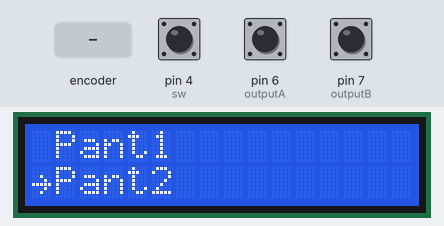
A sketch run on a simulated Arduino Uno, built with avr-gcc and run on an emulated ATmega328P. Parts: 16×2 character LCD. The inputs (shaded band) are chosen by the test bench; at power-on: pin 4 (sw) HIGH, pin 6 (outputA) HIGH, pin 7 (outputB) HIGH.

Above: at 1.3 s.
1.4 s: rotary encoder on pin 6 (outputA) / pin 7 (outputB) turned 3 steps (first pin leading)
At 1.57 s:
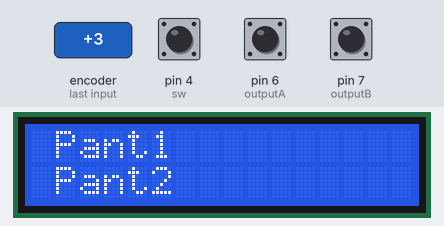
3.5 s: pin 4 (sw) pulled LOW for 0.15 s
At 4.7 s:
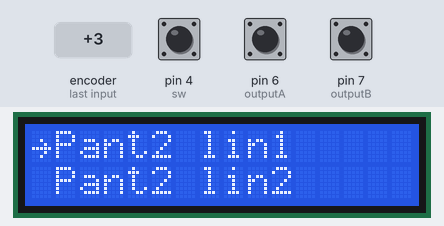
5.1 s: rotary encoder on pin 6 (outputA) / pin 7 (outputB) turned 3 steps (first pin leading)
At 5.29 s:
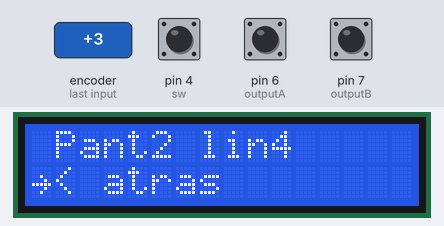
Timing chart, 0 to 8.1 s (numbered marks = the images above; inputs shaded):
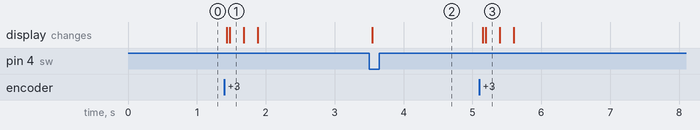

The sketch:

Ejemplo_multiples_pantallas.ino
```cpp
/**************************************************************************************************************************
 * LaBuhardilladelLoco 2021
 *
 * Este es un scketch de prueba para ver la funcionalidad de la librería.
 *
 *
 *  ¡Atención si vuestro scketch consume demasiada memoria, la placa Arduino UNO podria estar limitada para proyectos mas grandes!
 *
 * Recordad modificar el archivo: C:\Users\usuario\Documents\Arduino\libraries\LiquidMenu-master\src\LiquidMenu_config.h
 * en caso de que useis mas lineas mas pantallas o mas menus en vuestro proyecto.
 *
 *************************************************************************************************************************/


#include <LiquidCrystal_I2C.h>
#include <LiquidMenu.h>

LiquidCrystal_I2C lcd(0x3f, 16, 2);


//ENCODER
#define outputA 6
#define outputB 7
#define sw 4

int aState;
int aLastState;

int incremento=0;


//lineas pantalla 0
LiquidLine linea1_pant0(1, 0, "Pant1");
LiquidLine linea2_pant0(1, 1, "Pant2");
LiquidLine linea3_pant0(1, 0, "Pant3");
LiquidLine linea4_pant0(1, 1, "Pant4");
LiquidLine linea5_pant0(1, 0, "Pant5");

//lineas pantalla 1
LiquidLine linea1_pant1(1, 0, "Pant1 lin1");
LiquidLine linea2_pant1(1, 1, "Pant1 lin2");
LiquidLine linea3_pant1(1, 0, "Pant1 lin3");
LiquidLine linea4_pant1(1, 1, "Pant1 lin4");
LiquidLine linea5_pant1(1, 0, "< atras");

//lineas pantalla 2
LiquidLine linea1_pant2(1, 1, "Pant2 lin1");
LiquidLine linea2_pant2(1, 0, "Pant2 lin2");
LiquidLine linea3_pant2(1, 1, "Pant2 lin3");
LiquidLine linea4_pant2(1, 0, "Pant2 lin4");
LiquidLine linea5_pant2(1, 1, "< atras");

//lineas pantalla 3
LiquidLine linea1_pant3(1, 0, "Pant3 lin1");
LiquidLine linea2_pant3(1, 1, "Pant3 lin2");
LiquidLine linea3_pant3(1, 0, "Pant3 lin3");
LiquidLine linea4_pant3(1, 1, "Pant3 lin4");
LiquidLine linea5_pant3(1, 0, "< atras");

//lineas pantalla 4
LiquidLine linea1_pant4(1, 0, "Pant4 lin1");
LiquidLine linea2_pant4(1, 1, "Pant4 lin2");
LiquidLine linea3_pant4(1, 0, "Pant4 lin3");
LiquidLine linea4_pant4(1, 1, "Pant4 lin4");
LiquidLine linea5_pant4(1, 0, "< atras");

//lineas pantalla 5
LiquidLine linea1_pant5(1, 0, "Pant5 lin1");
LiquidLine linea2_pant5(1, 1, "Pant5 lin2");
LiquidLine linea3_pant5(1, 0, "Pant5 lin3");
LiquidLine linea4_pant5(1, 1, "Pant5 lin4");
LiquidLine linea5_pant5(1, 0, "< atras");


//declaracion de pantallas
LiquidScreen pantalla0;
LiquidScreen pantalla1;
LiquidScreen pantalla2;
LiquidScreen pantalla3;
LiquidScreen pantalla4;
LiquidScreen pantalla5;

LiquidMenu menu(lcd);


void setup() {

  pinMode(sw,INPUT_PULLUP);
  lcd.init();
  //lcd.begin();
  lcd.backlight();

//añadir lineas a pantalla 0
  pantalla0.add_line(linea1_pant0);
  pantalla0.add_line(linea2_pant0);
  pantalla0.add_line(linea3_pant0);
  pantalla0.add_line(linea4_pant0);
  pantalla0.add_line(linea5_pant0);

//añadir lineas a pantalla 1
  pantalla1.add_line(linea1_pant1);
  pantalla1.add_line(linea2_pant1);
  pantalla1.add_line(linea3_pant1);
  pantalla1.add_line(linea4_pant1);
  pantalla1.add_line(linea5_pant1);

//añadir lineas a pantalla 2
  pantalla2.add_line(linea1_pant2);
  pantalla2.add_line(linea2_pant2);
  pantalla2.add_line(linea3_pant2);
  pantalla2.add_line(linea4_pant2);
  pantalla2.add_line(linea5_pant2);

//añadir lineas a pantalla 3
  pantalla3.add_line(linea1_pant3);
  pantalla3.add_line(linea2_pant3);
  pantalla3.add_line(linea3_pant3);
  pantalla3.add_line(linea4_pant3);
  pantalla3.add_line(linea5_pant3);

//añadir lineas a pantalla 4
  pantalla4.add_line(linea1_pant4);
  pantalla4.add_line(linea2_pant4);
  pantalla4.add_line(linea3_pant4);
  pantalla4.add_line(linea4_pant4);
  pantalla4.add_line(linea5_pant4);

//añadir lineas a pantalla 5
  pantalla5.add_line(linea1_pant5);
  pantalla5.add_line(linea2_pant5);
  pantalla5.add_line(linea3_pant5);
  pantalla5.add_line(linea4_pant5);
  pantalla5.add_line(linea5_pant5);


  //definir posicion del selector lineas de patalla 0
  linea1_pant0.set_focusPosition(Position::LEFT);
  linea2_pant0.set_focusPosition(Position::LEFT);
  linea3_pant0.set_focusPosition(Position::LEFT);
  linea4_pant0.set_focusPosition(Position::LEFT);
  linea5_pant0.set_focusPosition(Position::LEFT);

  //definir posicion del selector lineas de patalla 1
  linea1_pant1.set_focusPosition(Position::LEFT);
  linea2_pant1.set_focusPosition(Position::LEFT);
  linea3_pant1.set_focusPosition(Position::LEFT);
  linea4_pant1.set_focusPosition(Position::LEFT);
  linea5_pant1.set_focusPosition(Position::LEFT);

  //definir posicion del selector lineas de patalla 2
  linea1_pant2.set_focusPosition(Position::LEFT);
  linea2_pant2.set_focusPosition(Position::LEFT);
  linea3_pant2.set_focusPosition(Position::LEFT);
  linea4_pant2.set_focusPosition(Position::LEFT);
  linea5_pant2.set_focusPosition(Position::LEFT);

  //definir posicion del selector lineas de patalla 3
  linea1_pant3.set_focusPosition(Position::LEFT);
  linea2_pant3.set_focusPosition(Position::LEFT);
  linea3_pant3.set_focusPosition(Position::LEFT);
  linea4_pant3.set_focusPosition(Position::LEFT);
  linea5_pant3.set_focusPosition(Position::LEFT);

  //definir posicion del selector lineas de patalla 4
  linea1_pant4.set_focusPosition(Position::LEFT);
  linea2_pant4.set_focusPosition(Position::LEFT);
  linea3_pant4.set_focusPosition(Position::LEFT);
  linea4_pant4.set_focusPosition(Position::LEFT);
  linea5_pant4.set_focusPosition(Position::LEFT);

  //definir posicion del selector lineas de patalla 5
  linea1_pant5.set_focusPosition(Position::LEFT);
  linea2_pant5.set_focusPosition(Position::LEFT);
  linea3_pant5.set_focusPosition(Position::LEFT);
  linea4_pant5.set_focusPosition(Position::LEFT);
  linea5_pant5.set_focusPosition(Position::LEFT);


  linea1_pant0.attach_function(1, fn_ir_a_pantalla1);
  linea2_pant0.attach_function(1, fn_ir_a_pantalla2);
  linea3_pant0.attach_function(1, fn_ir_a_pantalla3);
  linea4_pant0.attach_function(1, fn_ir_a_pantalla4);
  linea5_pant0.attach_function(1, fn_ir_a_pantalla5);

  linea1_pant1.attach_function(1, fn_vacio);
  linea2_pant1.attach_function(1, fn_vacio);
  linea3_pant1.attach_function(1, fn_vacio);
  linea4_pant1.attach_function(1, fn_vacio);
  linea5_pant1.attach_function(1, fn_atras);

  linea1_pant2.attach_function(1, fn_vacio);
  linea2_pant2.attach_function(1, fn_vacio);
  linea3_pant2.attach_function(1, fn_vacio);
  linea4_pant2.attach_function(1, fn_vacio);
  linea5_pant2.attach_function(1, fn_atras);

  linea1_pant3.attach_function(1, fn_vacio);
  linea2_pant3.attach_function(1, fn_vacio);
  linea3_pant3.attach_function(1, fn_vacio);
  linea4_pant3.attach_function(1, fn_vacio);
  linea5_pant3.attach_function(1, fn_atras);

  linea1_pant4.attach_function(1, fn_vacio);
  linea2_pant4.attach_function(1, fn_vacio);
  linea3_pant4.attach_function(1, fn_vacio);
  linea4_pant4.attach_function(1, fn_vacio);
  linea5_pant4.attach_function(1, fn_atras);

  linea1_pant5.attach_function(1, fn_vacio);
  linea2_pant5.attach_function(1, fn_vacio);
  linea3_pant5.attach_function(1, fn_vacio);
  linea4_pant5.attach_function(1, fn_vacio);
  linea5_pant5.attach_function(1, fn_atras);


  menu.add_screen(pantalla0);
  menu.add_screen(pantalla1);
  menu.add_screen(pantalla2);
  menu.add_screen(pantalla3);
  menu.add_screen(pantalla4);
  menu.add_screen(pantalla5);

  pantalla0.set_displayLineCount(2);
  pantalla1.set_displayLineCount(2);
  pantalla2.set_displayLineCount(2);
  pantalla3.set_displayLineCount(2);
  pantalla4.set_displayLineCount(2);
  pantalla5.set_displayLineCount(2);

  menu.init();
  menu.set_focusedLine(0);
  menu.update();
}

void loop() {

  selectOption();

  aState = digitalRead(outputA);
  if (aState != aLastState){

    if (digitalRead(outputB) != aState) {

      incremento++;
      if(incremento>0){
        incremento = 0;
        menu.switch_focus(false);
      }

    } else {

      incremento++;
      if(incremento>0){
        incremento = 0;
        menu.switch_focus(true);
      }

    }
      menu.update();
      aLastState = aState;
  }

}


//Funciones:::::
void selectOption(){
  if(digitalRead(sw) == LOW){
      menu.call_function(1);
      delay(500);
  }
}


void fn_ir_a_pantalla1(){

  menu.change_screen(2);
  menu.set_focusedLine(0);
}

void fn_ir_a_pantalla2(){

  menu.change_screen(3);
   menu.set_focusedLine(0);
}

void fn_ir_a_pantalla3(){

  menu.change_screen(4);
   menu.set_focusedLine(0);
}

void fn_ir_a_pantalla4(){

  menu.change_screen(5);
   menu.set_focusedLine(0);
}

void fn_ir_a_pantalla5(){

  menu.change_screen(6);
   menu.set_focusedLine(0);
}


void fn_atras(){

  menu.change_screen(1);
    menu.set_focusedLine(0);
}

void fn_vacio(){

}
```

Measured:
- after the input at 1.4 s, the display: first changes at once (image 1 shows a later state)
- after the input at 3.5 s, the display: changes after 0.05 s (image 2)
- after the input at 5.1 s, the display: first changes after 0.05 s (image 3 shows a later state)
